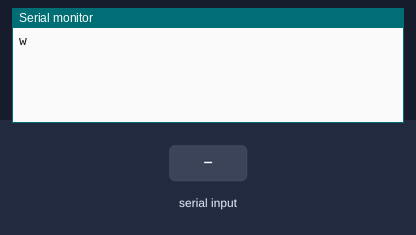
Simulated run of this sketch. Board: Arduino Uno, built with avr-gcc and run on an emulated ATmega328P. Shown: the last lines printed to the serial monitor. Inputs (shaded band) come from the test bench.

Above: at 1.2 s.
1.3 s: "2\n" received over Serial
At 2.3 s:
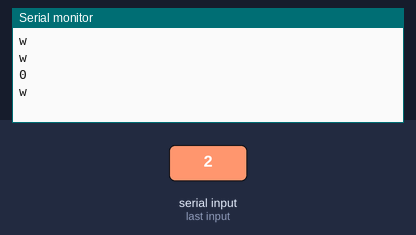
2.8 s: "4\n" received over Serial
At 3.5 s:
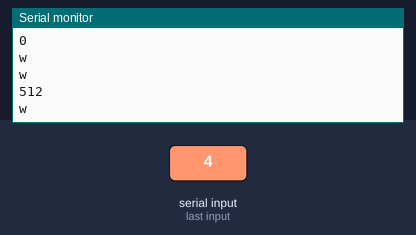

The sketch:

arduinocode.ino
```cpp
// (licence header left out)
#ifndef SERIAL_RATE
#define SERIAL_RATE         115200
#endif

#ifndef SERIAL_TIMEOUT
#define SERIAL_TIMEOUT      5
#endif

void setup() {
    Serial.begin(SERIAL_RATE);
    Serial.setTimeout(SERIAL_TIMEOUT);

    // transferred down
    //int cmd = readData();
    //for (int i = 0; i < cmd; i++) {
    //    pinMode(readData(), OUTPUT);
    //}
}

void loop() {
    int cmd = 0;
    switch (readData()) {
        case 0 :
            //set digital low
            digitalWrite(readData(), LOW); break;
        case 1 :
            //set digital high
            digitalWrite(readData(), HIGH); break;
        case 2 :
            //get digital value
            Serial.println(digitalRead(readData())); break;
        case 3 :
            // set analog value
            analogWrite(readData(), readData()); break;
        case 4 :
            //read analog value
            Serial.println(analogRead(readData())); break;
        case 5 :
            //config ports
            cmd = readData();
            for (int i = 0; i < cmd; i++) {
                pinMode(readData(), OUTPUT);
                }
            break;
        case 99:
            //just dummy to cancel the current read, needed to prevent lock
            //when the PC side dropped the "w" that we sent
            break;
    }
}

char readData() {
    Serial.println("w");
    while(1) {
        if(Serial.available() > 0) {
            return Serial.parseInt();
        }
    }
}
```

Measured:
- after the input at 1.3 s, the serial monitor: prints a new line at once (image 1)
- after the input at 2.8 s, the serial monitor: prints a new line at once (image 2)
